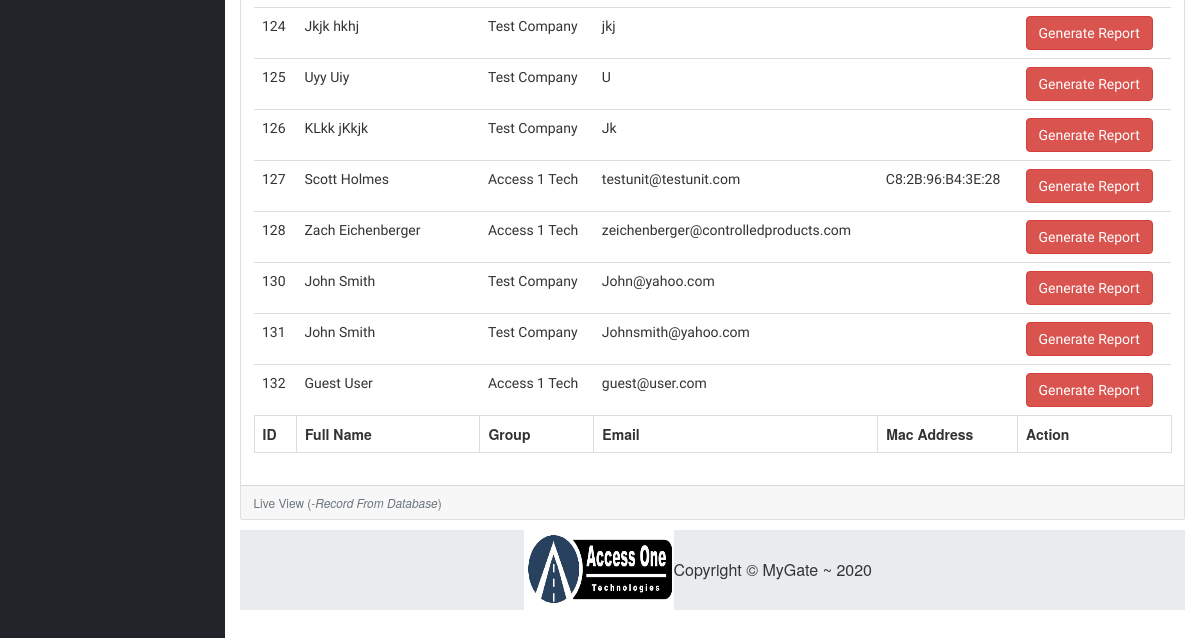
Page /admin/reprots.php (signed in, lower part) on the earlier database version.
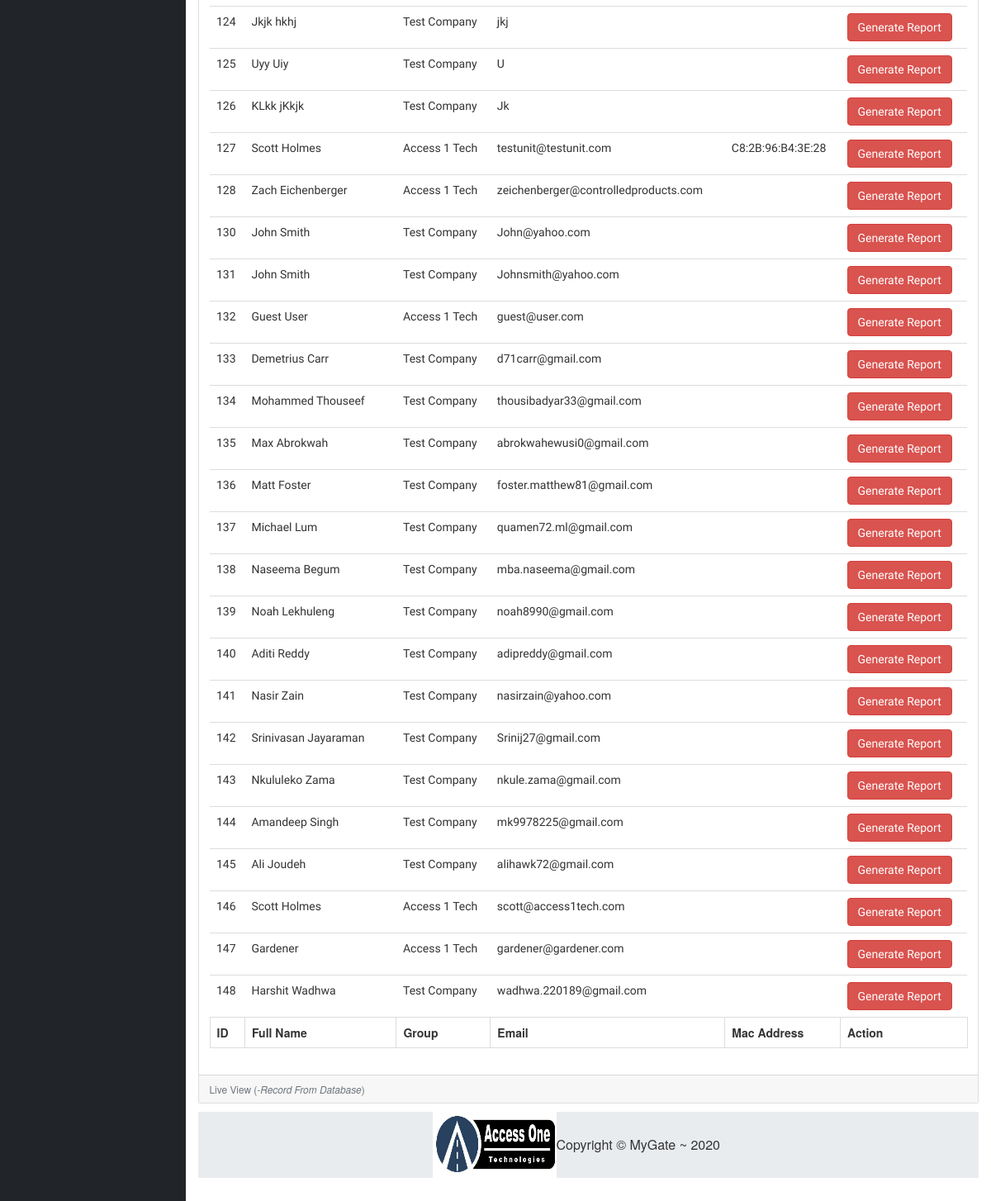
Same page on the later database version.
### tables this page shows
CREATE TABLE `users` (
  `id` int(11) NOT NULL,
  `user_type` text NOT NULL,
  `parent_id` int(10) NOT NULL,
  `first_name` varchar(255) NOT NULL,
  `last_name` varchar(200) NOT NULL,
  `company` int(11) NOT NULL,
  `email` varchar(255) NOT NULL,
  `password` varchar(255) NOT NULL,
  `is_restricted` tinyint(1) NOT NULL DEFAULT '0',
  `image` varchar(100) NOT NULL DEFAULT 'default.png',
  `mac` varchar(40) NOT NULL,
  `mobile_mac` varchar(40) NOT NULL,
  `is_admin` tinyint(1) NOT NULL,
  `app_token` text NOT NULL
);

CREATE TABLE `company` (
  `id` int(20) NOT NULL,
  `name` text NOT NULL
);

### admin/report-list-view.php (the view, shortened to what this page needs)
<div class="card mb-3">
    <?php
    $sql = "SELECT * FROM users";
    $result = mysqli_query($con, $sql);
    ?>
    <div class="card-body">
        <div class="table-responsive">
            <table class="table table-bordered" id="dataTable" width="100%" cellspacing="0">
                <tfoot>
                <tr>
                    <th>ID</th>
                    <th>Full Name</th>
                    <th>Group</th>
                    <th>Email</th>
                    <th>Mac Address</th>
                    <th>Action</th>
                </tr>
                </tfoot>
                <tbody>
                <?php
                if (mysqli_num_rows($result) > 0) {
                    while($row = mysqli_fetch_assoc($result)) {
                        echo '
        <tr class="odd gradeX" id="device-view-font">
                    <td class="center">'.$row["id"].'</td>
                    <td>'.$row["first_name"].' '. $row["last_name"].'</td>
                    <td>'.company_name($con, $row["company"]).'</td>
                    <td>'.$row["email"].'</td>
                    <td>'.$row["mac"].'</td>
                    <td class="center"><a class="btn btn-danger" href="generate-report.php?id='.$row["id"].'">Generate Report</a></td>
        </tr>
';
                    }
                } else {
                    echo "0 results";
                }
                ?>
                </tbody>
            </table>
        </div>
    </div>
    <div class="card-footer small text-muted">Live View  (<i>-Record From Database</i>)</div>
</div>
<?php
    function company_name($con, $comp_id){
        $sql = "SELECT * FROM company WHERE id=$comp_id";
        $res = mysqli_query($con, $sql);
        $row = mysqli_fetch_assoc($res);
        return $row["name"];
    }
?>

Differences in the rows shown:
added users: id "133", first_name "Demetrius", last_name "Carr", company.name "Test Company", email "d71carr@gmail.com"
added users: id "134", first_name "Mohammed", last_name "Thouseef", company.name "Test Company", email "thousibadyar33@gmail.com"
added users: id "135", first_name "Max", last_name "Abrokwah", company.name "Test Company", email "abrokwahewusi0@gmail.com"
added users: id "136", first_name "Matt", last_name "Foster", company.name "Test Company", email "foster.matthew81@gmail.com"
added users: id "137", first_name "Michael", last_name "Lum", company.name "Test Company", email "quamen72.ml@gmail.com"
added users: id "138", first_name "Naseema", last_name "Begum", company.name "Test Company", email "mba.naseema@gmail.com"
added users: id "139", first_name "Noah", last_name "Lekhuleng", company.name "Test Company", email "noah8990@gmail.com"
added users: id "140", first_name "Aditi", last_name "Reddy", company.name "Test Company", email "adipreddy@gmail.com"
added users: id "141", first_name "Nasir", last_name "Zain", company.name "Test Company", email "nasirzain@yahoo.com"
added users: id "142", first_name "Srinivasan", last_name "Jayaraman", company.name "Test Company", email "Srinij27@gmail.com"
added users: id "143", first_name "Nkululeko", last_name "Zama", company.name "Test Company", email "nkule.zama@gmail.com"
added users: id "144", first_name "Amandeep", last_name "Singh", company.name "Test Company", email "mk9978225@gmail.com"
added users: id "145", first_name "Ali", last_name "Joudeh", company.name "Test Company", email "alihawk72@gmail.com"
added users: id "146", first_name "Scott", last_name "Holmes", company.name "Access 1 Tech", email "scott@access1tech.com"
added users: id "147", last_name "Gardener", company.name "Access 1 Tech", email "gardener@gardener.com"
added users: id "148", first_name "Harshit", last_name "Wadhwa", company.name "Test Company", email "wadhwa.220189@gmail.com"
